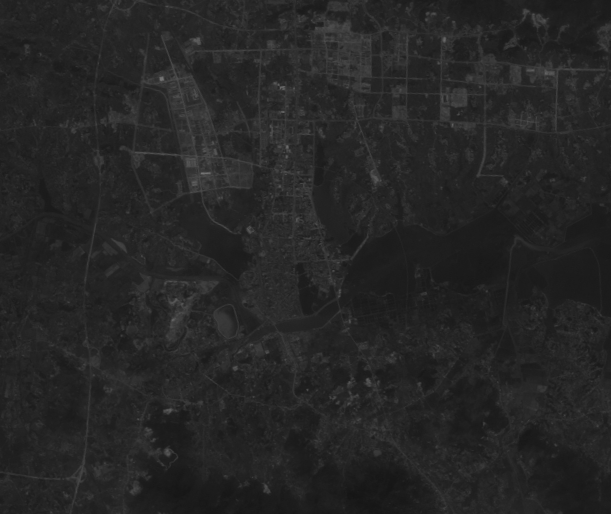
//> input picture Feature_Index_Extraction/tm3.tif, 611 x 514 px; the run also reads 1 picture not shown here
$ ./feature_index_extraction   (built with g++ and OpenCV 4)
//> lines starting //> are read from the running program, lines starting //| are printed output that depends on the picture; after the words box and inside, x2 and y2 are one past the last pixel; in counts of white or black regions, pixels touching at a corner belong together
// test1.cpp : 此文件包含 "main" 函数。程序执行将在此处开始并结束。
//
#include<stdio.h>
#include <fstream>
#include <string>
#include <iostream>
#include <math.h>
#include <iomanip>

#include "opencv2/opencv.hpp"
#include "opencv2/opencv_modules.hpp"
#include "opencv2/highgui/highgui.hpp"
#include "opencv2/imgproc/imgproc.hpp"
#include <opencv2\imgproc\types_c.h>
using namespace cv;
using namespace std;

void OTSUSeg(const Mat& inputImg, Mat& outputImg)           /*最大类间差法求阈值*/
{
	double minv, maxv, value;
	minMaxLoc(inputImg, &minv, &maxv);
	Mat tmp;
	divide(inputImg - minv, maxv - minv, tmp, 1, CV_32F);
	tmp = tmp * 255;
	tmp.convertTo(tmp, CV_8U);
	threshold(tmp, outputImg, 128, 255, ThresholdTypes::THRESH_BINARY | ThresholdTypes::THRESH_OTSU);
}

void ItrSeg(double* p, double minGray, double maxGray, int row, int col,float &z)          /*迭代法求阈值*/
{
	float z1, z2, z3;
	z3 = 0;
	z = (maxGray + minGray) / 2;
	while (abs(z - z3) > 0.001)
	{
		z3 = z;
		float num1 = 0;
		float num2 = 0;
		float sum1 = 0;
		float sum2 = 0;
		for (int i = 0; i < row; i++)
		{
			for (int j = 0; j < col; j++)
			{
				if (p[i * col + j] > z)
				{
					num1 += 1;
					sum1 += p[i * col + j];
				}
				else
				{
					num2 += 1;
					sum2 += p[i * col + j];
				}
			}
		}
		z1 = sum1 / num1;
		z2 = sum2 / num2;
		z = (z1 + z2) / 2;
	}
}

class CVI {                                                  /*各种植被指数的类*/
public:
	CVI() {};
	~CVI() {};

	int row, col;          //影像行列数
	Mat R, NIR;            //红光和近红外波段影像
	double* pRVI, * pNDVI;    //存储计算数值结果的数组
	Mat RVI0, NDVI0, RVI, NDVI;        //用于输出的临时RVI0图像和NDVI0图像，阈值分割后的RVI图像和NDVI图像

	void SetVal(string file_red, string file_nearR) {            /*给定路径初始化函数*/
//> called with file_red = "tm3.tif", file_nearR = "tm4.tif"
		R = imread(file_red);
//> R is the input picture: 514 rows x 611 cols, CV_8UC3; min 21, max 117, mean 37.8
		NIR = imread(file_nearR);
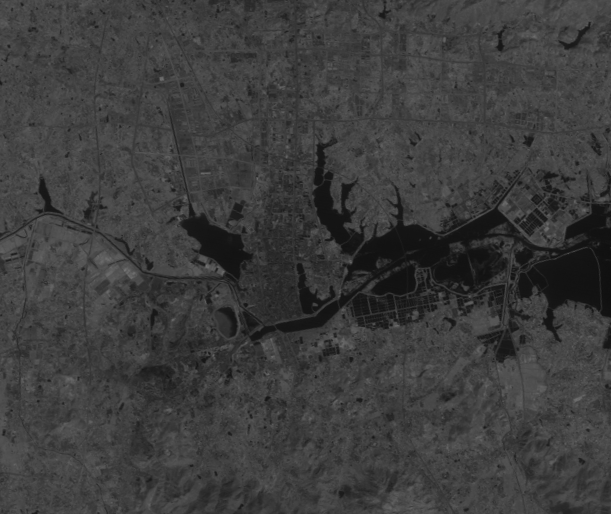
//> input picture Feature_Index_Extraction/tm4.tif, 611 x 514 px
//> NIR is the input picture: 514 rows x 611 cols, CV_8UC3; min 15, max 115, mean 60.7
		cvtColor(R, R, CV_BGR2GRAY);                 //转为灰度
//> R: 514 rows x 611 cols, CV_8UC1
		cvtColor(NIR, NIR, CV_BGR2GRAY);
//> NIR: 514 rows x 611 cols, CV_8UC1
		col = R.cols;
//> col = 611
		row = R.rows;
//> row = 514
		RVI0.create(row, col, CV_8U);           //定义单波段的结果图
		NDVI0.create(row, col, CV_8U);
		RVI.create(row, col, CV_8UC3);          //定义三波段的结果图
		NDVI.create(row, col, CV_8UC3);
		pRVI = new double[row * col];
		pNDVI = new double[row * col];
	}

	void GetRVI() {                                           /*得到比值植被指数RVI的函数*/
		for (int i = 0; i < row; i++) {              //数组中先得到计算的数值结果
			for (int j = 0; j < col; j++) {
				if (R.data[i * col + j] != 0)
					pRVI[i * col + j] = NIR.data[i * col + j] / (double)R.data[i * col + j];
				else pRVI[i * col + j] = 0;
			}
		}

		double minGray = 999, maxGray = -999;
		for (int i = 0; i < row; i++) {               //找出计算结果灰度的最大值和最小值
			for (int j = 0; j < col; j++) {
				if (pRVI[i * col + j] < minGray)
					minGray = pRVI[i * col + j];
				else if (pRVI[i * col + j] > maxGray)
					maxGray = pRVI[i * col + j];
			}
		}
//> this loop made 514 passes
//> (minGray, maxGray) on passes 1 to 3: (0.861, 3.07), (0.861, 3.12), (0.829, 3.18)
//> after the loop, minGray = 0.521; maxGray = 3.88
		double k = 255 / (maxGray - minGray);      //计算结果转换为灰度的线性变换系数
//> k = 75.81
		double b = -k * minGray;
//> b = -39.48
		for (int i = 0; i < row; i++) {           //将计算结果规定到0-255灰度范围并存储到RVI0中
			for (int j = 0; j < col; j++) {
				RVI0.data[i * col + j] = (int)(k * pRVI[i * col + j] + b);
			}
		}
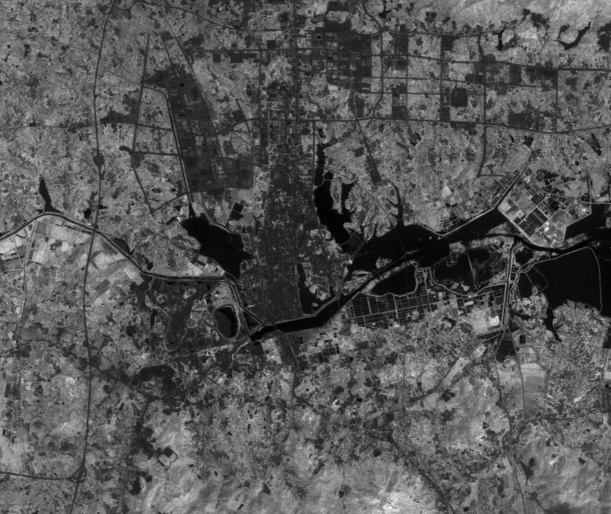
//> RVI0: 514 rows x 611 cols, CV_8UC1; min 0, max 255, mean 85.3

		OTSUSeg(RVI0, RVI0);           //进行OTSU阈值分割
//> in OTSUSeg, `minMaxLoc(inputImg, &minv, &maxv);`: minv = 0; maxv = 255
//> in OTSUSeg, `threshold(tmp, outputImg, 128, 255, ThresholdTypes::THRESH_BINARY | Th..`: outputImg: 514 rows x 611 cols, CV_8UC1; 57.8% white; 2015 black regions (1778 under 20 px), largest, box (x1, y1, x2, y2) and area: (0, 0, 611, 514) 107626, (352, 333, 399, 411) 1161, (496, 385, 573, 480) 1038
		for (int i = 0; i < row; i++) {          //把阈值分割后的灰度给到RVI图像的绿色波段
			for (int j = 0; j < col; j++) {
				RVI.data[(i * col + j) * 3 + 0] = 0;
				RVI.data[(i * col + j) * 3 + 1] = RVI0.data[i * col + j];
				RVI.data[(i * col + j) * 3 + 2] = 0;
			}
		}
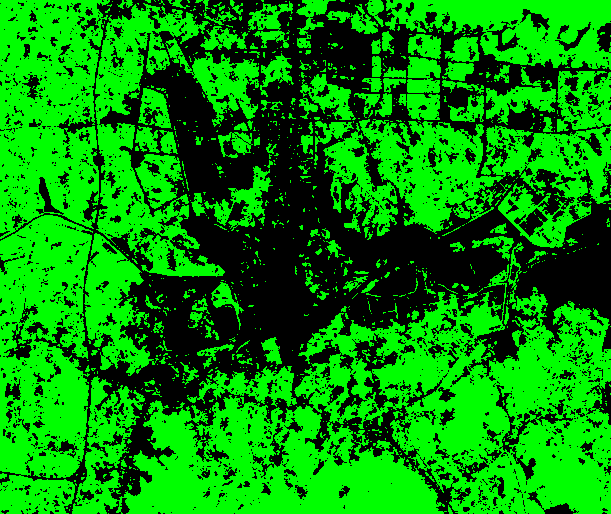
//> RVI: 514 rows x 611 cols, CV_8UC3; mean B, G, R 0, 147.3, 0
		imwrite("RVI.jpg", RVI);
		namedWindow("RVI");
		imshow("RVI", RVI);
		waitKey(0);
		destroyWindow("RVI");
	};

	void GetNDVI() {                                       /*得到NDVI结果的函数*/
		for (int i = 0; i < row; i++) {
			for (int j = 0; j < col; j++) {                   //计算思路与RVI完全相同，只是第一步公式不同,下面不再注释
				if (R.data[i * col + j] != 0)
					pNDVI[i * col + j] = (NIR.data[i * col + j] - R.data[i * col + j]) / (double)(NIR.data[i * col + j] + R.data[i * col + j]);
				else pNDVI[i * col + j] = 0;
			}
		}
		double minGray = 999, maxGray = -999;		//进行规定化
		for (int i = 0; i < row; i++) {
			for (int j = 0; j < col; j++) {
				if (pNDVI[i * col + j] < minGray)
					minGray = pNDVI[i * col + j];
				else if (pNDVI[i * col + j] > maxGray)
					maxGray = pNDVI[i * col + j];
			}
		}
//> this loop made 514 passes
//> (minGray, maxGray) on passes 1 to 3: (-0.0746, 0.508), (-0.0746, 0.514), (-0.0938, 0.521)
//> after the loop, minGray = -0.315; maxGray = 0.591

		float thre;          //迭代法求阈值
		ItrSeg(pNDVI, minGray, maxGray, row, col, thre);
//> in ItrSeg, `z = (maxGray + minGray) / 2;`: z = 0.138
//> the loop in ItrSeg, `while (abs(z - z3) > 0.001)` made 5 passes
//> (z3, num1, sum1, num2, sum2, z1, z2, z) on passes 1 to 5: (0.138, 225645, 67999.3, 88409, -38.71, 0.301, -0.000438, 0.15), (0.15, 220309, 67228.2, 93745, 730.9, 0.305, 0.0078, 0.156), (0.156, 217713, 66829, 96341, 1129.1, 0.307, 0.0117, 0.159), (0.159, 216452, 66630.1, 97602, 1328.2, 0.308, 0.0136, 0.161), (0.161, 215765, 66519.8, 98289, 1438.2, 0.308, 0.0146, 0.161)
//> thre = 0.161

		double k = 255 / (maxGray - minGray);
//> k = 281.6
		double b = -k * minGray;
//> b = 88.72
		for (int i = 0; i < row; i++) {
			for (int j = 0; j < col; j++) {
				NDVI0.data[i * col + j] =(int)(k * pNDVI[i * col + j] + b);
			}
		}

		for (int i = 0; i < row; i++) {          //把规定化后的灰度给到NDVI图像的绿色波段，小于阈值thre的不显示
			for (int j = 0; j < col; j++) {
				if (pNDVI[i * col + j] > thre)
				{
					NDVI.data[(i * col + j) * 3 + 0] = 0;
					NDVI.data[(i * col + j) * 3 + 1] = NDVI0.data[i * col + j];
					NDVI.data[(i * col + j) * 3 + 2] = 0;
				}
				else
				{
					NDVI.data[(i * col + j) * 3 + 0] = 0;
					NDVI.data[(i * col + j) * 3 + 1] = 0;
					NDVI.data[(i * col + j) * 3 + 2] = 0;
				}
			}
		}
		imwrite("NDVI.jpg", NDVI);
		namedWindow("NDVI");
		imshow("NDVI", NDVI);
		waitKey(0);
		destroyWindow("NDVI");
	}
};

class CWI {                                               /*各种水体指数的类*/
public:
	CWI() {};
	~CWI() {};

	int row, col;          //影像行列数
	Mat G, NIR, MIR;            //红光、近红外和中红外波段影像
	double* pNDWI, * pMNDWI;    //存储计算数值结果的数组
	Mat NDWI0, MNDWI0, NDWI, MNDWI;        //用于输出的临时NDWI0图像和MNDWI0图像，阈值分割后的NDWI和MNDWI结果图

	void SetVal(string file_green, string file_nearR, string file_midR)
	{            /*给定路径初始化函数*/
//> called with file_green = "tm2.tif", file_nearR = "tm4.tif", file_midR = "tm5.tif"
		G = imread(file_green);
		NIR = imread(file_nearR);
		MIR = imread(file_midR);
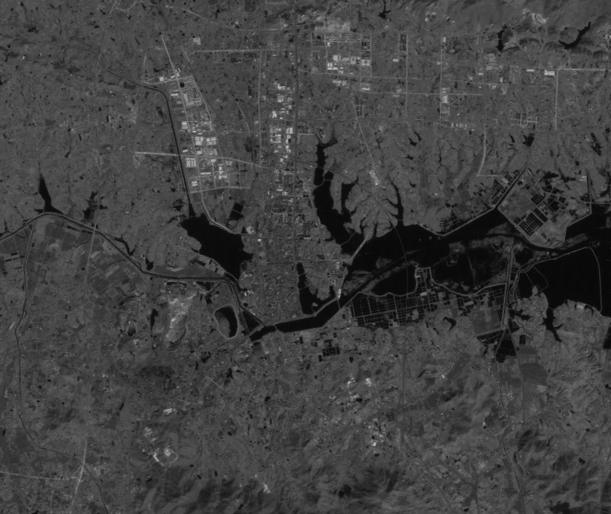
//> input picture Feature_Index_Extraction/tm5.tif, 611 x 514 px
//> MIR is the input picture: 514 rows x 611 cols, CV_8UC3; min 3, max 199, mean 64.3
		cvtColor(G, G, CV_BGR2GRAY);                 //转为灰度
//> G: 514 rows x 611 cols, CV_8UC1
		cvtColor(NIR, NIR, CV_BGR2GRAY);
		cvtColor(MIR, MIR, CV_BGR2GRAY);
//> MIR: 514 rows x 611 cols, CV_8UC1
		col = G.cols;
		row = G.rows;
		NDWI0.create(row, col, CV_8U);
		MNDWI0.create(row, col, CV_8U);
		NDWI.create(row, col, CV_8UC3);          //定义三波段的结果图
		MNDWI.create(row, col, CV_8UC3);
		pNDWI = new double[row * col];
		pMNDWI = new double[row * col];
	}

	void GetNDWI()
	{                                       /*得到NDWI结果的函数*/
		for (int i = 0; i < row; i++)
		{
			for (int j = 0; j < col; j++)
			{
				if (G.data[i * col + j] != 0)
					pNDWI[i * col + j] = (G.data[i * col + j] - NIR.data[i * col + j]) / (double)(G.data[i * col + j] + NIR.data[i * col + j]);
				else pNDWI[i * col + j] = 0;
			}
		}
		double minGray = 999, maxGray = -999;
		for (int i = 0; i < row; i++)
		{
			for (int j = 0; j < col; j++)
			{
				if (pNDWI[i * col + j] < minGray)
					minGray = pNDWI[i * col + j];
				else if (pNDWI[i * col + j] > maxGray)
					maxGray = pNDWI[i * col + j];
			}
		}
//> this loop made 514 passes
//> (minGray, maxGray) on passes 1 to 3: (-0.435, 0.101), (-0.443, 0.101), (-0.471, 0.147)
//> after the loop, minGray = -0.53; maxGray = 0.388
		double k = 255 / (maxGray - minGray);
//> k = 277.8
		double b = -k * minGray;
//> b = 147.3
		for (int i = 0; i < row; i++)               //把规定化后的灰度给到NDWI0图像
		{
			for (int j = 0; j < col; j++)
			{
				NDWI0.data[i * col + j] = (int)(k * pNDWI[i * col + j] + b);
			}
		}

		OTSUSeg(NDWI0, NDWI0);           //进行OTSU阈值分割
//> in OTSUSeg (call 2), `threshold(tmp, outputImg, 128, 255, ThresholdTypes::THRESH_BINARY | Th..`: outputImg: 514 rows x 611 cols, CV_8UC1; 14.3% white; 1357 white regions (1220 under 20 px), largest, box (x1, y1, x2, y2) and area: (55, 111, 611, 362) 30252, (477, 304, 533, 362) 770, (131, 364, 182, 397) 690
		for (int i = 0; i < row; i++)              //把阈值分割后的灰度给到NDWI图像
		{
			for (int j = 0; j < col; j++)
			{
					NDWI.data[(i * col + j) * 3 + 0] = NDWI0.data[i * col + j];
					NDWI.data[(i * col + j) * 3 + 1] = 0;
					NDWI.data[(i * col + j) * 3 + 2] = 0;
			}
		}
		imwrite("NDWI.jpg", NDWI);
		namedWindow("NDWI");
		imshow("NDWI", NDWI);
		waitKey(0);
		destroyWindow("NDWI");
	}

	void GetMNDWI()
	{                                       /*得到MNDWI结果的函数*/
		for (int i = 0; i < row; i++)
		{
			for (int j = 0; j < col; j++)
			{
				if (G.data[i * col + j] != 0)
					pMNDWI[i * col + j] = (G.data[i * col + j] - MIR.data[i * col + j]) / (double)(G.data[i * col + j] + MIR.data[i * col + j]);
				else pMNDWI[i * col + j] = 0;
			}
		}

		double minGray = 999, maxGray = -999;
		for (int i = 0; i < row; i++)
		{
			for (int j = 0; j < col; j++)
			{
				if (pMNDWI[i * col + j] < minGray)
					minGray = pMNDWI[i * col + j];
				else if (pMNDWI[i * col + j] > maxGray)
					maxGray = pMNDWI[i * col + j];
			}
		}
//> this loop made 514 passes
//> (minGray, maxGray) on passes 1 to 3: (-0.435, 0.31), (-0.435, 0.31), (-0.435, 0.345)
//> after the loop, minGray = -0.624; maxGray = 0.838

		double k = 255 / (maxGray - minGray);
//> k = 174.4
		double b = -k * minGray;
//> b = 108.9
		for (int i = 0; i < row; i++)
		{
			for (int j = 0; j < col; j++)
			{
				MNDWI0.data[i * col + j] = (int)(k * pMNDWI[i * col + j] + b);              //把规定化后的灰度给到MDWI0图像
			}
		}

		OTSUSeg(MNDWI0, MNDWI0);           //进行OTSU阈值分割
//> in OTSUSeg (call 3), `threshold(tmp, outputImg, 128, 255, ThresholdTypes::THRESH_BINARY | Th..`: outputImg: 514 rows x 611 cols, CV_8UC1; 9.4% white; 656 white regions (580 under 20 px), largest, box (x1, y1, x2, y2) and area: (249, 180, 611, 342) 15650, (313, 139, 367, 256) 2198, (180, 197, 253, 279) 2108
		for (int i = 0; i < row; i++)
		{
			for (int j = 0; j < col; j++)
			{
					MNDWI.data[(i * col + j) * 3 + 0] = MNDWI0.data[i * col + j];
					MNDWI.data[(i * col + j) * 3 + 1] = 0;
					MNDWI.data[(i * col + j) * 3 + 2] = 0;
			}
		}
		imwrite("MNDWI.jpg", MNDWI);
		namedWindow("MNDWI");
		imshow("MNDWI", MNDWI);
		waitKey(0);
		destroyWindow("MNDWI");
	}
};

class CBI {                                                         /*各种裸地指数的类*/
public:
	CBI() {};
	~CBI() {};

	int row, col;          //影像行列数
	Mat TM4, TM5, TM7;            //TM4、5、7波段影像
	double* pDBI, * pNDBI;    //存储计算数值结果的数组
	Mat DBI0, NDBI0, DBI, NDBI;        //用于输出的临时DBI0图像和NDBI0图像，阈值分割后的DBI和NDBI结果图

	void SetVal(string file_TM4, string file_TM5, string file_TM7)
	{            /*给定路径初始化函数*/
//> called with file_TM4 = "tm4.tif", file_TM5 = "tm5.tif", file_TM7 = "tm7.tif"
		TM4 = imread(file_TM4);
		TM5 = imread(file_TM5);
		TM7 = imread(file_TM7);
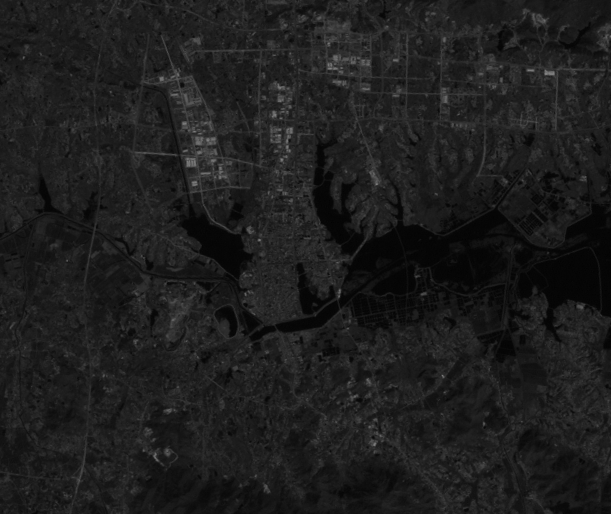
//> input picture Feature_Index_Extraction/tm7.tif, 611 x 514 px
//> TM7 is the input picture: 514 rows x 611 cols, CV_8UC3; min 2, max 131, mean 29.7
		cvtColor(TM4, TM4, CV_BGR2GRAY);                 //转为灰度
		cvtColor(TM5, TM5, CV_BGR2GRAY);
		cvtColor(TM7, TM7, CV_BGR2GRAY);
//> TM7: 514 rows x 611 cols, CV_8UC1
		col = TM4.cols;
		row = TM4.rows;
		DBI0.create(row, col, CV_8U);
		NDBI0.create(row, col, CV_8U);
		DBI.create(row, col, CV_8UC3);          //定义三波段的结果图
		NDBI.create(row, col, CV_8UC3);
		pDBI = new double[row * col];
		pNDBI = new double[row * col];
	}

	void GetDBI() {                                                  /*计算DBI指数的函数*/
		for (int i = 0; i < row; i++)
		{
			for (int j = 0; j < col; j++)
			{                   //计算思路与上面类似
				pDBI[i * col + j] = (TM7.data[i * col + j] - TM4.data[i * col + j]);
			}
		}
		double minGray = 999, maxGray = -999;
		for (int i = 0; i < row; i++) {
			for (int j = 0; j < col; j++) {
				if (pDBI[i * col + j] < minGray)
					minGray = pDBI[i * col + j];
				else if (pDBI[i * col + j] > maxGray)
					maxGray = pDBI[i * col + j];
			}
		}
//> this loop made 514 passes
//> (minGray, maxGray) on passes 1 to 3: (-65, 8), (-65, 10), (-65, 12)
//> after the loop, minGray = -82; maxGray = 56
		double k = 255 / (maxGray - minGray);
//> k = 1.85
		double b = -k * minGray;
//> b = 151.5
		for (int i = 0; i < row; i++)
		{
			for (int j = 0; j < col; j++)
			{
				DBI0.data[i * col + j] = (int)(k * pDBI[i * col + j] + b);
			}
		}

		for (int i = 0; i < row; i++) {
			for (int j = 0; j < col; j++)
			{
				if (pDBI[i * col + j] >= -12)             //把规定化后的灰度给DBI图像的绿色和红色波段，小于-12的不显示
				{
					DBI.data[(i * col + j) * 3 + 0] = 0;
					DBI.data[(i * col + j) * 3 + 1] = DBI0.data[i * col + j];
					DBI.data[(i * col + j) * 3 + 2] = DBI0.data[i * col + j];
				}
				else
				{
					DBI.data[(i * col + j) * 3 + 0] = 0;
					DBI.data[(i * col + j) * 3 + 1] = 0;
					DBI.data[(i * col + j) * 3 + 2] = 0;
				}
			}
		}
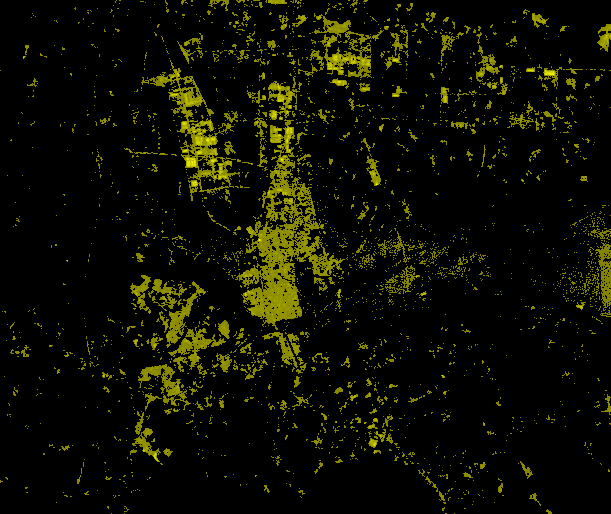
//> DBI: 514 rows x 611 cols, CV_8UC3; mean B, G, R 0, 14.1, 14.1
		imwrite("DBI.jpg", DBI);
		namedWindow("DBI");
		imshow("DBI", DBI);
		waitKey(0);
		destroyWindow("DBI");
	}

	void GetNDBI()
	{                                                          		/*得到NDBI结果的函数*/
		for (int i = 0; i < row; i++)
		{
			for (int j = 0; j < col; j++)
			{
				if (TM4.data[i * col + j] != 0)
					pNDBI[i * col + j] = (TM5.data[i * col + j] - TM4.data[i * col + j]) / (double)(TM5.data[i * col + j] + TM4.data[i * col + j]);
				else pNDBI[i * col + j] = 0;
			}
		}
		double minGray = 999, maxGray = -999;
		for (int i = 0; i < row; i++) {
			for (int j = 0; j < col; j++) {
				if (pNDBI[i * col + j] < minGray)
					minGray = pNDBI[i * col + j];
				else if (pNDBI[i * col + j] > maxGray)
					maxGray = pNDBI[i * col + j];
			}
		}
//> this loop made 514 passes
//> (minGray, maxGray) on passes 1 to 3: (-0.216, 0.25), (-0.216, 0.273), (-0.216, 0.273)

		float thre;          //迭代法求阈值
		ItrSeg(pNDBI, minGray, maxGray, row, col, thre);
//> the loop in ItrSeg (call 2), `while (abs(z - z3) > 0.001)` made 9 passes

		double k = 255 / (maxGray - minGray);
		double b = -k * minGray;
		for (int i = 0; i < row; i++)
		{
			for (int j = 0; j < col; j++)
			{
				NDBI0.data[i * col + j] = (int)(k * pNDBI[i * col + j] + b);
			}
		}

		for (int i = 0; i < row; i++)
		{
			for (int j = 0; j < col; j++)
			{
				if (pNDBI[i * col + j] >= 0.1)             //把规定化后的灰度给NDBI图像的绿色和红色波段，小于0.1的不显示
				{
					NDBI.data[(i * col + j) * 3 + 0] = 0;
					NDBI.data[(i * col + j) * 3 + 1] = NDBI0.data[i * col + j];
					NDBI.data[(i * col + j) * 3 + 2] = NDBI0.data[i * col + j];
				}
				else
				{
					NDBI.data[(i * col + j) * 3 + 0] = 0;
					NDBI.data[(i * col + j) * 3 + 1] = 0;
					NDBI.data[(i * col + j) * 3 + 2] = 0;
				}
			}
		}
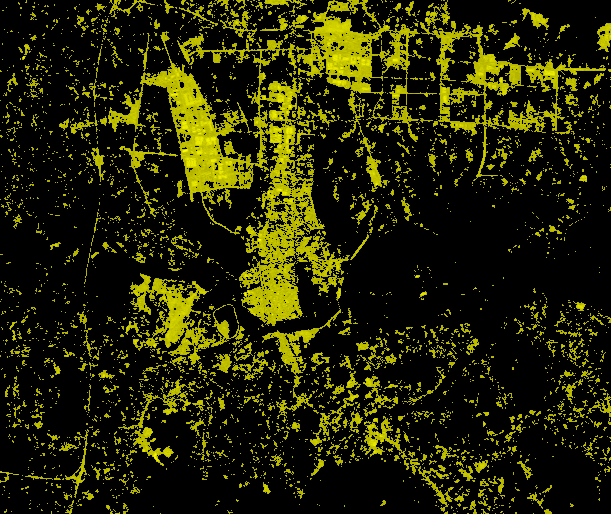
//> NDBI: 514 rows x 611 cols, CV_8UC3; mean B, G, R 0, 36.8, 36.8
		imwrite("NDBI.jpg", NDBI);
		namedWindow("NDBI");
		imshow("NDBI", NDBI);
		waitKey(0);
		destroyWindow("NDBI");
	}
};

int main()
{
	string file_green = "tm2.tif";
	string file_red = "tm3.tif";
	string file_nearR = "tm4.tif";
	string file_midR = "tm5.tif";
	string file_TM7 = "tm7.tif";
	class CVI test_plant;                      /*植被*/
	test_plant.SetVal(file_red, file_nearR);
	test_plant.GetRVI();
	test_plant.GetNDVI();
	class CWI test_water;                      /*水体*/
	test_water.SetVal(file_green, file_nearR, file_midR);
	test_water.GetNDWI();
	test_water.GetMNDWI();
	class CBI test_buiding;                    /*建筑*/
	test_buiding.SetVal(file_nearR, file_midR, file_TM7);
	test_buiding.GetDBI();
	test_buiding.GetNDBI();
}

// 运行程序: Ctrl + F5 或调试 >“开始执行(不调试)”菜单
// 调试程序: F5 或调试 >“开始调试”菜单

// 入门使用技巧:
//   1. 使用解决方案资源管理器窗口添加/管理文件
//   2. 使用团队资源管理器窗口连接到源代码管理
//   3. 使用输出窗口查看生成输出和其他消息
//   4. 使用错误列表窗口查看错误
//   5. 转到“项目”>“添加新项”以创建新的代码文件，或转到“项目”>“添加现有项”以将现有代码文件添加到项目
//   6. 将来，若要再次打开此项目，请转到“文件”>“打开”>“项目”并选择 .sln 文件
